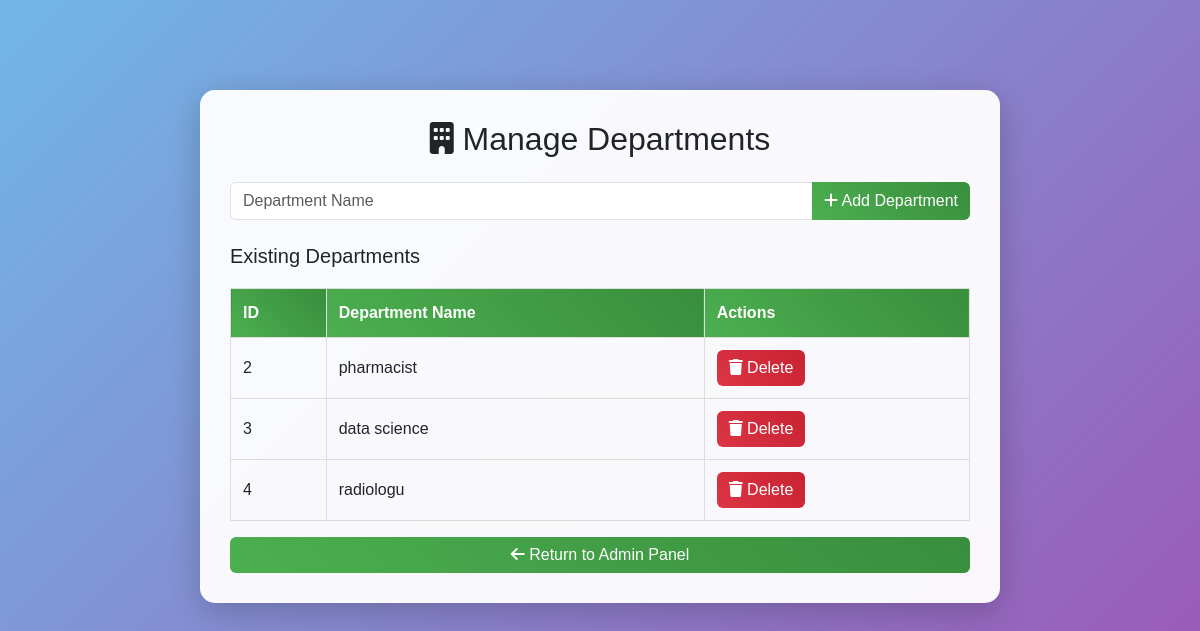
The page /manage_department.php (signed in) on the database its author committed.
### tables this page shows
CREATE TABLE `departments` (
  `id` int(11) NOT NULL,
  `dept_name` varchar(100) DEFAULT NULL,
  `dept_code` varchar(20) DEFAULT NULL
);

### manage_department.php (the view, shortened to what this page needs)
<?php
include 'db.php';
?>
<!DOCTYPE html>
<html>
<head>
    <link href="https://cdn.jsdelivr.net/npm/bootstrap@5.3.0/dist/css/bootstrap.min.css" rel="stylesheet">
    <link href="https://cdnjs.cloudflare.com/ajax/libs/font-awesome/6.0.0-beta3/css/all.min.css" rel="stylesheet">
</head>
<body>
    <div class="overlay">
        <h2 class="text-center mb-4"><i class="fas fa-building"></i> Manage Departments</h2>
        <form method="POST" class="mb-4">
            <div class="input-group">
                <input type="text" name="dept_name" class="form-control" placeholder="Department Name" required>
                <button type="submit" name="add_dept" class="btn"><i class="fas fa-plus"></i> Add Department</button>
            </div>
        </form>
        <h5>Existing Departments</h5>
        <table>
            <thead>
                <tr>
                    <th>ID</th>
                    <th>Department Name</th>
                    <th>Actions</th>
                </tr>
            </thead>
            <tbody>
                <?php
                $result = $conn->query("SELECT * FROM departments");
                while ($row = $result->fetch_assoc()) {
                    echo "<tr>
                        <td>{$row['id']}</td>
                        <td>" . htmlspecialchars($row['dept_name']) . "</td>
                        <td>
                            <a href='?delete={$row['id']}' class='btn btn-danger' onclick=\"return confirm('Delete this department?')\"><i class='fas fa-trash'></i> Delete</a>
                        </td>
                    </tr>";
                }
                ?>
            </tbody>
        </table>
        <a href="admin.php" class="btn mt-3 w-100"><i class="fas fa-arrow-left"></i> Return to Admin Panel</a>
    </div>
</body>
</html>

### manage_department.php (style rules this page uses)
body { background: linear-gradient(135deg, #71b7e6, #9b59b6); font-family: 'Poppins', sans-serif; padding: 40px; }
.overlay { background: rgba(255, 255, 255, 0.95); padding: 30px; margin: 50px auto; max-width: 800px; border-radius: 15px; box-shadow: 0 8px 32px rgba(0, 0, 0, 0.2); animation: fadeIn 1s ease-in; }
.btn { background: linear-gradient(45deg, #4CAF50, #388E3C); color: white; border: none; transition: transform 0.3s, box-shadow 0.3s; }
.btn-danger { background: linear-gradient(45deg, #dc3545, #c82333); }
table { width: 100%; border-collapse: collapse; margin-top: 20px; }
th, td { padding: 12px; border: 1px solid #ddd; text-align: left; }
th { background: linear-gradient(45deg, #4CAF50, #388E3C); color: white; }

### rows shown on the page
departments: id "2", dept_name "pharmacist"
departments: id "3", dept_name "data science"
departments: id "4", dept_name "radiologu"
